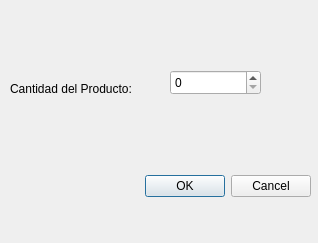
<?xml version="1.0" encoding="UTF-8"?>
<ui version="4.0">
 <class>cantidad</class>
 <widget class="QDialog" name="cantidad">
  <property name="geometry">
   <rect>
    <x>0</x>
    <y>0</y>
    <width>318</width>
    <height>243</height>
   </rect>
  </property>
  <property name="windowTitle">
   <string>Dialog</string>
  </property>
  <widget class="QDialogButtonBox" name="buttonBox">
   <property name="geometry">
    <rect>
     <x>10</x>
     <y>170</y>
     <width>301</width>
     <height>32</height>
    </rect>
   </property>
   <property name="orientation">
    <enum>Qt::Horizontal</enum>
   </property>
   <property name="standardButtons">
    <set>QDialogButtonBox::Cancel|QDialogButtonBox::Ok</set>
   </property>
  </widget>
  <widget class="QSpinBox" name="spinBox">
   <property name="geometry">
    <rect>
     <x>170</x>
     <y>70</y>
     <width>91</width>
     <height>25</height>
    </rect>
   </property>
  </widget>
  <widget class="QLabel" name="label">
   <property name="geometry">
    <rect>
     <x>10</x>
     <y>80</y>
     <width>161</width>
     <height>18</height>
    </rect>
   </property>
   <property name="text">
    <string>Cantidad del Producto:</string>
   </property>
  </widget>
 </widget>
 <resources/>
 <connections>
  <connection>
   <sender>buttonBox</sender>
   <signal>accepted()</signal>
   <receiver>cantidad</receiver>
   <slot>comFather()</slot>
   <hints>
    <hint type="sourcelabel">
     <x>168</x>
     <y>187</y>
    </hint>
    <hint type="destinationlabel">
     <x>188</x>
     <y>211</y>
    </hint>
   </hints>
  </connection>
  <connection>
   <sender>buttonBox</sender>
   <signal>accepted()</signal>
   <receiver>cantidad</receiver>
   <slot>close()</slot>
   <hints>
    <hint type="sourcelabel">
     <x>160</x>
     <y>185</y>
    </hint>
    <hint type="destinationlabel">
     <x>158</x>
     <y>121</y>
    </hint>
   </hints>
  </connection>
 </connections>
 <slots>
  <slot>comFather()</slot>
 </slots>
</ui>
